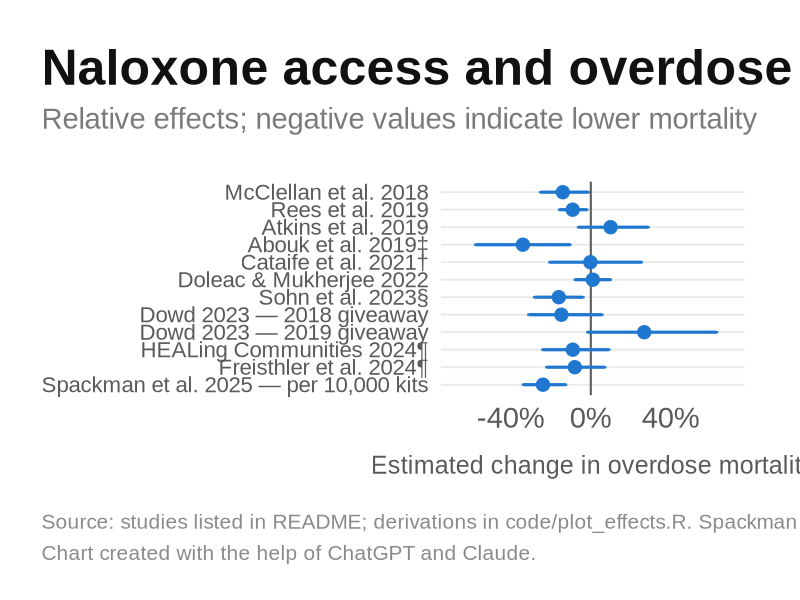
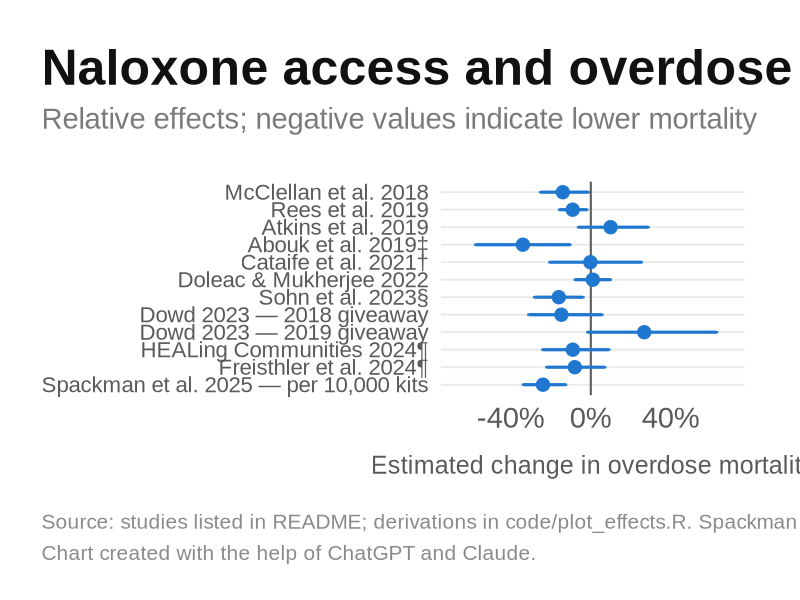
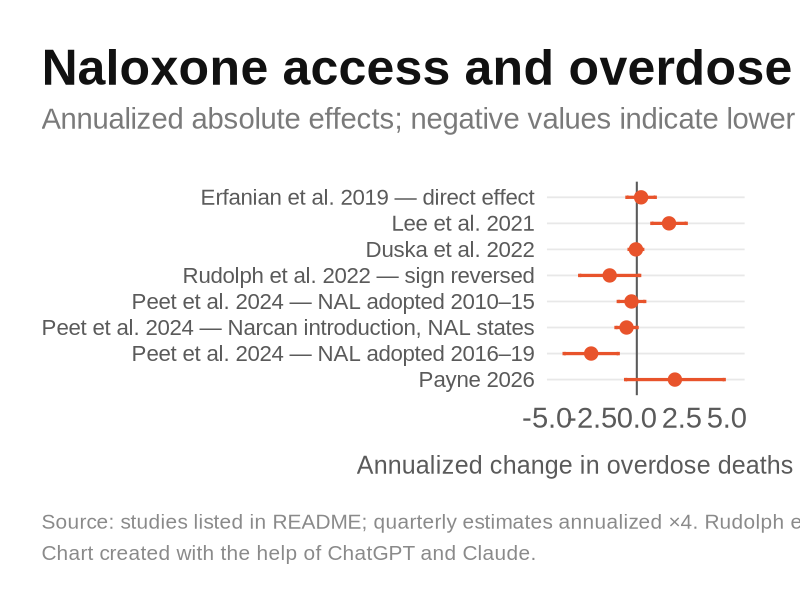
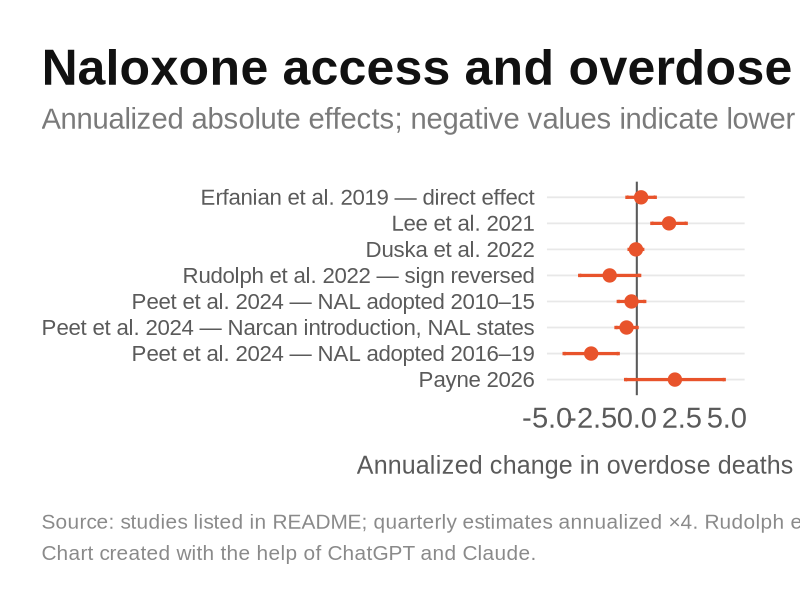

Source code (R) for these figures, in order:
library(dplyr)
library(ggplot2)
library(readr)
library(scales)

# Labels contain non-ASCII characters; make sure the session is UTF-8 so ragg/svg render them.
if (!grepl("UTF-8", Sys.getlocale("LC_CTYPE"), ignore.case = TRUE)) {
  try(Sys.setlocale("LC_CTYPE", "C.UTF-8"), silent = TRUE)
}

# ---------------------------------------------------------------------------
# Palette / house style
# ---------------------------------------------------------------------------
cf_ink    <- "#111111"
cf_mute   <- "#8A8A8A"
cf_grid   <- "#E8E8E8"
cf_axis   <- "#5A5A5A"
cf_sub    <- "#7A7A7A"
cf_orange <- "#E8532B"
cf_blue   <- "#1F77D0"

theme_cf <- function(title_size = 36) {
  theme_minimal(base_family = "Liberation Sans", base_size = 20) +
    theme(
      plot.background    = element_rect(fill = "white", color = NA),
      panel.background   = element_rect(fill = "white", color = NA),
      panel.grid.minor   = element_blank(),
      panel.grid.major.x = element_blank(),
      panel.grid.major.y = element_line(color = cf_grid, linewidth = 0.6),
      axis.text          = element_text(color = cf_axis, size = 21),
      axis.ticks         = element_blank(),
      plot.title         = element_text(face = "bold", size = title_size,
                                        color = cf_ink, margin = margin(b = 10)),
      plot.subtitle      = element_text(size = 21, color = cf_sub,
                                        margin = margin(b = 34)),
      plot.caption       = element_text(size = 15, color = cf_mute, hjust = 0,
                                        lineheight = 1.25, margin = margin(t = 26)),
      plot.title.position   = "plot",
      plot.caption.position = "plot",
      plot.margin        = margin(36, 40, 26, 30)
    )
}

cf_caption <- function(source) {
  paste0("Source: ", source, "\nChart created with the help of ChatGPT and Claude.")
}

cf_save <- function(p, stem) {
  ggsave(paste0(stem, ".png"), p, device = ragg::agg_png,
         width = 1600, height = 900, units = "px", dpi = 100, bg = "white")
  ggsave(paste0(stem, ".svg"), p, device = grDevices::svg,
         width = 16, height = 9, units = "in", bg = "white")
}

# ---------------------------------------------------------------------------
# Conversion helpers. Every derived number in the tables is produced here so
# the derivation is inspectable.
# ---------------------------------------------------------------------------

# Percent change and 95% CI from a log-scale coefficient and standard error.
pct_from_log <- function(b, se) {
  c((exp(b) - 1), (exp(b - 1.96 * se) - 1), (exp(b + 1.96 * se) - 1)) * 100
}

# Percent change and 95% CI from a reported rate ratio and a two-sided p-value
# (used when the paper prints a ratio and a p-value but no interval).
pct_from_ratio_p <- function(rr, p) {
  b  <- log(rr)
  se <- abs(b) / qnorm(1 - p / 2)
  pct_from_log(b, se)
}

# Percent change and 95% CI from an absolute effect (with CI) and a baseline mean.
pct_from_abs <- function(est, lo, hi, base) c(est, lo, hi) / base * 100

# Point and 95% CI from an estimate and a two-sided p-value (level coefficient).
ci_from_p <- function(est, p) {
  se <- abs(est) / qnorm(1 - p / 2)
  c(est, est - 1.96 * se, est + 1.96 * se)
}

# Point and 95% CI from an estimate and standard error.
ci_from_se <- function(est, se) c(est, est - 1.96 * se, est + 1.96 * se)

row3 <- function(study, v, ...) {
  tibble::tibble(study = study, estimate = v[1], lower = v[2], upper = v[3], ...)
}

# ---------------------------------------------------------------------------
# Relative effects (percent change in overdose mortality)
# ---------------------------------------------------------------------------
relative <- bind_rows(
  row3("McClellan et al. 2018",
       pct_from_ratio_p(0.86, 0.033),
       policy = "Naloxone access law",
       outcome = "Opioid overdose deaths",
       derivation = "IRR 0.86 and p = 0.033 from text; no CI printed in the paper; CI derived from the p-value",
       study_url = "https://pubmed.ncbi.nlm.nih.gov/29610001/"),
  row3("Rees et al. 2019",
       pct_from_log(-0.095, 0.038),
       policy = "Naloxone access law",
       outcome = "Opioid-related deaths (multiple-cause T-codes)",
       derivation = "exp(b) - 1 from Poisson coefficient -0.095 (SE 0.038), NBER WP 23171 Table 3 col. 3; authors report 9-11% (WP) / 9-10% (JLE)",
       study_url = "https://chicagounbound.uchicago.edu/jle/vol62/iss1/1/"),
  row3("Atkins et al. 2019",
       pct_from_log(0.0943, 0.0805),
       policy = "Naloxone access law (any naloxone policy)",
       outcome = "Opioid overdose deaths (T40.1-T40.4, T40.6)",
       derivation = "exp(b) - 1 from Poisson coefficient 0.0943 (SE 0.0805), Table 4 Panel B",
       study_url = "https://pmc.ncbi.nlm.nih.gov/articles/PMC6407344/"),
  row3("Abouk et al. 2019‡",
       pct_from_abs(-0.387, -0.656, -0.119, 1.14),
       policy = "Naloxone access law (direct pharmacist authority)",
       outcome = "Opioid overdose deaths",
       derivation = "Absolute effect -0.387 (-0.656, -0.119) per 100k per month, 3+ years post, divided by comparison mean 1.14",
       study_url = "https://pmc.ncbi.nlm.nih.gov/articles/PMC6503576/"),
  row3("Cataife et al. 2021†",
       pct_from_log(-0.002, 0.116),
       policy = "Naloxone access law",
       outcome = "Opioid-related deaths",
       derivation = "exp(b) - 1 from OLS coefficient -0.002 (SE 0.116), Table 1 Model 1 (homogeneous static model)",
       study_url = "https://pubmed.ncbi.nlm.nih.gov/31951788/"),
  row3("Doleac & Mukherjee 2022",
       pct_from_abs(0.006, 0.006 - 1.96 * 0.027, 0.006 + 1.96 * 0.027, 0.601),
       policy = "Naloxone access law (third-party or standing order)",
       outcome = "Opioid-related deaths, urban counties",
       derivation = "Level coefficient 0.006 (SE 0.027) on 2010 baseline 0.601 per 100k per month, JLE Table 4",
       study_url = "https://www.journals.uchicago.edu/doi/10.1086/719588"),
  row3("Sohn et al. 2023§",
       c(-16.0, -28.1, -3.9),
       policy = "Naloxone co-prescribing mandate",
       outcome = "Prescription/treatment-opioid overdose deaths",
       derivation = "Absolute effect -8.61 (-15.13, -2.09) per state-quarter, stated as a 16% reduction; CI scaled proportionally. Abstract only; full text pending",
       study_url = "https://www.sciencedirect.com/science/article/abs/pii/S0749379722005281"),
  row3("Dowd 2023 — 2018 giveaway",
       c(-14.7, -31.0, 5.6),
       policy = "Naloxone giveaway (distribution event)",
       outcome = "Opioid overdose deaths, Philadelphia and Pittsburgh",
       derivation = "Implied exp(b) - 1 with b = -0.158 (SE 0.109); not yet verified against full text",
       study_url = "https://onlinelibrary.wiley.com/doi/full/10.1002/hec.4755"),
  row3("Dowd 2023 — 2019 giveaway",
       c(26.7, -1.5, 62.9),
       policy = "Naloxone giveaway (distribution event)",
       outcome = "Opioid overdose deaths, Philadelphia and Pittsburgh",
       derivation = "Implied exp(b) - 1 with b = 0.236 (SE 0.128); not yet verified against full text",
       study_url = "https://onlinelibrary.wiley.com/doi/full/10.1002/hec.4755"),
  row3("HEALing Communities 2024¶",
       (c(0.91, 0.76, 1.09) - 1) * 100,
       policy = "Multicomponent cluster RCT",
       outcome = "Opioid overdose deaths",
       derivation = "Adjusted rate ratio 0.91 (0.76-1.09), Table 3",
       study_url = "https://www.nejm.org/doi/full/10.1056/NEJMoa2401177"),
  row3("Freisthler et al. 2024¶",
       (c(0.92, 0.78, 1.07) - 1) * 100,
       policy = "Multicomponent cluster RCT",
       outcome = "All-drug overdose deaths",
       derivation = "Adjusted rate ratio 0.92 (0.78-1.07)",
       study_url = "https://jamanetwork.com/journals/jamanetworkopen/fullarticle/2825142"),
  row3("Spackman et al. 2025 — per 10,000 kits",
       c(-23.9, -33.7, -12.6),
       policy = "Take-home naloxone distribution (Alberta)",
       outcome = "Opioid-related deaths",
       derivation = "As reported: 23.9% (12.6-33.7) reduction per 10,000 kits in circulation; dose-response, not a binary policy effect",
       study_url = "https://pubmed.ncbi.nlm.nih.gov/40459670/")
)

# ---------------------------------------------------------------------------
# Absolute effects (deaths per 100,000 per year)
# ---------------------------------------------------------------------------
absolute <- bind_rows(
  row3("Erfanian et al. 2019 — direct effect",
       ci_from_p(0.238, 0.554),
       scaling = "Annual estimate",
       policy = "Naloxone access law",
       outcome = "Opioid overdose deaths per 100k (state-year)",
       derivation = "Direct effect 0.238 (p = 0.554), Table 6 Model 1; CI derived from p-value. Indirect (spillover) effect 5.767 (p < 0.001) not plotted",
       study_url = "https://rrs.scholasticahq.com/article/7932-the-impact-of-naloxone-access-laws-on-opioid-overdose-deaths-in-the-u-s"),
  row3("Lee et al. 2021",
       c(1344.3, 627.1, 2061.6) / 3000 * 4,
       scaling = "Quarterly × 4",
       policy = "Naloxone access law",
       outcome = "All-drug overdose deaths",
       derivation = "1344.3 (627.1-2061.6) per 300 million per quarter, pooled over leads 0-12; divided by 3000 for per 100k and multiplied by 4",
       study_url = "https://jamanetwork.com/journals/jamanetworkopen/fullarticle/2776301"),
  row3("Duska et al. 2022",
       c(-0.05, -0.43, 0.33),
       scaling = "Annual estimate",
       policy = "Naloxone co-prescribing mandate (AZ, FL, RI, VT, VA)",
       outcome = "Opioid-related deaths",
       derivation = "As reported in abstract; units and CI method pending full text",
       study_url = "https://journals.sagepub.com/doi/10.1177/20503245221112575"),
  row3("Rudolph et al. 2022 — sign reversed",
       -c(1.51, 3.18, -0.159),
       scaling = "Annual estimate",
       policy = "Naloxone access law",
       outcome = "Opioid overdose deaths per 100k aged 12+, 2018",
       derivation = "Effect of delaying enactment by one year: +1.51 (-0.16, 3.18); sign reversed so negative means earlier enactment lowers deaths",
       study_url = "https://pmc.ncbi.nlm.nih.gov/articles/PMC9373236/"),
  row3("Peet et al. 2024 — NAL adopted 2010–15",
       ci_from_se(-0.074, 0.094) * 4,
       scaling = "Quarterly × 4",
       policy = "Naloxone access law (dispensing)",
       outcome = "Non-synthetic opioid deaths, age-adjusted",
       derivation = "Table 3 Panel B +LASSO: -0.074 (SE 0.094) per 100k per quarter, 2010-2015 sample",
       study_url = "https://www.nber.org/papers/w33105"),
  row3("Peet et al. 2024 — Narcan introduction, NAL states",
       ci_from_se(-0.143, 0.075) * 4,
       scaling = "Quarterly × 4",
       policy = "Narcan nasal spray introduction (2016) in states with an NAL",
       outcome = "Non-synthetic opioid deaths, age-adjusted",
       derivation = "Table 3 Panel B +LASSO: -0.143 (SE 0.075) per 100k per quarter, 2010-2019 sample",
       study_url = "https://www.nber.org/papers/w33105"),
  row3("Peet et al. 2024 — NAL adopted 2016–19",
       ci_from_se(-0.635, 0.192) * 4,
       scaling = "Quarterly × 4",
       policy = "Naloxone access law (dispensing)",
       outcome = "Non-synthetic opioid deaths, age-adjusted",
       derivation = "Table 3 Panel B +LASSO: -0.635 (SE 0.192) per 100k per quarter, 2016-2019 sample",
       study_url = "https://www.nber.org/papers/w33105"),
  row3("Payne 2026",
       ci_from_se(2.12, 1.40),
       scaling = "Annual estimate",
       policy = "County naloxone kit distribution grant (Indiana)",
       outcome = "Opioid-related deaths",
       derivation = "Table 2 Panel B col. 2: 2.12 (SE 1.40), TWFE; CI is +/- 1.96 SE (author uses 2.0)",
       study_url = "https://papers.ssrn.com/sol3/papers.cfm?abstract_id=7279243")
)

# ---------------------------------------------------------------------------
# Plotting
# ---------------------------------------------------------------------------
forest_cf <- function(dat, title, subtitle, xlab, caption, accent,
                      xlim = NULL, percent_axis = FALSE) {
  p <- dat %>%
    mutate(study = factor(study, levels = rev(study))) %>%
    ggplot(aes(x = estimate, y = study)) +
    geom_vline(xintercept = 0, color = cf_axis, linewidth = 0.7) +
    geom_errorbar(aes(xmin = lower, xmax = upper), orientation = "y",
                  width = 0.13, linewidth = 1.1, color = accent) +
    geom_point(size = 4.2, color = accent) +
    labs(
      title = title,
      subtitle = subtitle,
      caption = caption,
      x = xlab,
      y = NULL
    ) +
    theme_cf() +
    theme(
      axis.text.y = element_text(size = 16),
      axis.title.x = element_text(color = cf_axis, size = 18, margin = margin(t = 16))
    )

  if (percent_axis) {
    p <- p + scale_x_continuous(labels = label_number(suffix = "%"))
  } else {
    p <- p + scale_x_continuous(labels = label_number(accuracy = 0.1))
  }

  if (!is.null(xlim)) p <- p + coord_cartesian(xlim = xlim)
  p
}

p_relative <- forest_cf(
  relative,
  title = "Naloxone access and overdose mortality",
  subtitle = "Relative effects; negative values indicate lower mortality",
  xlab = "Estimated change in overdose mortality",
  caption = cf_caption("studies listed in README; derivations in code/plot_effects.R. Spackman is a dose-response effect per 10,000 kits."),
  accent = cf_blue,
  xlim = c(-68, 70),
  percent_axis = TRUE
)

p_absolute <- forest_cf(
  absolute,
  title = "Naloxone access and overdose mortality",
  subtitle = "Annualized absolute effects; negative values indicate lower mortality",
  xlab = "Annualized change in overdose deaths per 100,000",
  caption = cf_caption("studies listed in README; quarterly estimates annualized ×4. Rudolph estimates a one-year enactment delay, shown with sign reversed."),
  accent = cf_orange,
  xlim = c(-4.5, 5.5),
  percent_axis = FALSE
)

dir.create("figures", showWarnings = FALSE)
dir.create("data", showWarnings = FALSE)

cf_save(p_relative, "figures/relative_effects")
cf_save(p_absolute, "figures/annualized_absolute_effects")

bind_rows(
  relative %>% mutate(panel = "Relative (%)", unit = "percent", scaling = "See derivation"),
  absolute %>% mutate(panel = "Annualized absolute", unit = "deaths per 100k per year")
) %>%
  mutate(across(c(estimate, lower, upper), ~ round(.x, 2))) %>%
  select(study, estimate, lower, upper, panel, unit, scaling, policy, outcome, derivation, study_url) %>%
  write_csv("data/effects.csv")
